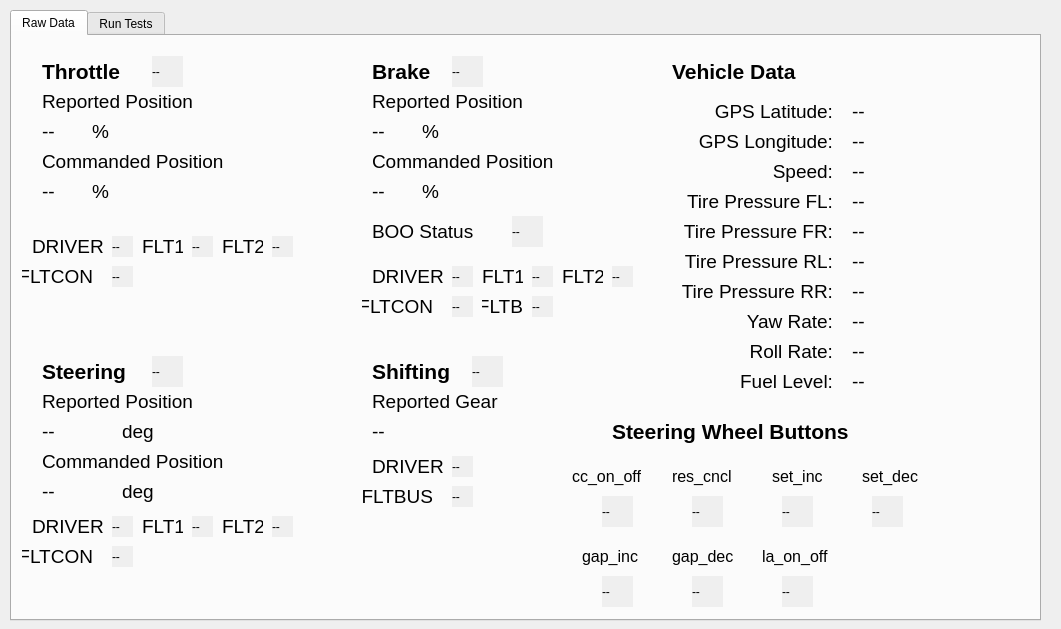
<?xml version="1.0" encoding="UTF-8"?>
<ui version="4.0">
 <class>Form</class>
 <widget class="QWidget" name="Form">
  <property name="geometry">
   <rect>
    <x>0</x>
    <y>0</y>
    <width>1061</width>
    <height>629</height>
   </rect>
  </property>
  <property name="windowTitle">
   <string>Dataspeed MKZ Validation Tool</string>
  </property>
  <widget class="QTabWidget" name="tabWidget">
   <property name="geometry">
    <rect>
     <x>10</x>
     <y>10</y>
     <width>1031</width>
     <height>611</height>
    </rect>
   </property>
   <property name="tabShape">
    <enum>QTabWidget::Rounded</enum>
   </property>
   <property name="currentIndex">
    <number>0</number>
   </property>
   <widget class="QWidget" name="tab_raw_data">
    <attribute name="title">
     <string>Raw Data</string>
    </attribute>
    <widget class="QLabel" name="label">
     <property name="geometry">
      <rect>
       <x>30</x>
       <y>20</y>
       <width>91</width>
       <height>31</height>
      </rect>
     </property>
     <property name="font">
      <font>
       <pointsize>16</pointsize>
       <weight>75</weight>
       <bold>true</bold>
      </font>
     </property>
     <property name="text">
      <string>Throttle</string>
     </property>
    </widget>
    <widget class="QLabel" name="label_2">
     <property name="geometry">
      <rect>
       <x>360</x>
       <y>20</y>
       <width>91</width>
       <height>31</height>
      </rect>
     </property>
     <property name="font">
      <font>
       <pointsize>16</pointsize>
       <weight>75</weight>
       <bold>true</bold>
      </font>
     </property>
     <property name="text">
      <string>Brake</string>
     </property>
    </widget>
    <widget class="QLabel" name="label_3">
     <property name="geometry">
      <rect>
       <x>30</x>
       <y>320</y>
       <width>91</width>
       <height>31</height>
      </rect>
     </property>
     <property name="font">
      <font>
       <pointsize>16</pointsize>
       <weight>75</weight>
       <bold>true</bold>
      </font>
     </property>
     <property name="text">
      <string>Steering</string>
     </property>
    </widget>
    <widget class="QLabel" name="label_4">
     <property name="geometry">
      <rect>
       <x>360</x>
       <y>320</y>
       <width>91</width>
       <height>31</height>
      </rect>
     </property>
     <property name="font">
      <font>
       <pointsize>16</pointsize>
       <weight>75</weight>
       <bold>true</bold>
      </font>
     </property>
     <property name="text">
      <string>Shifting</string>
     </property>
    </widget>
    <widget class="QLabel" name="label_6">
     <property name="geometry">
      <rect>
       <x>660</x>
       <y>20</y>
       <width>141</width>
       <height>31</height>
      </rect>
     </property>
     <property name="font">
      <font>
       <pointsize>16</pointsize>
       <weight>75</weight>
       <bold>true</bold>
      </font>
     </property>
     <property name="text">
      <string>Vehicle Data</string>
     </property>
    </widget>
    <widget class="QLabel" name="throttle_report_lbl">
     <property name="geometry">
      <rect>
       <x>30</x>
       <y>80</y>
       <width>51</width>
       <height>31</height>
      </rect>
     </property>
     <property name="font">
      <font>
       <pointsize>14</pointsize>
      </font>
     </property>
     <property name="text">
      <string>--</string>
     </property>
    </widget>
    <widget class="QLabel" name="label_8">
     <property name="geometry">
      <rect>
       <x>80</x>
       <y>80</y>
       <width>21</width>
       <height>31</height>
      </rect>
     </property>
     <property name="font">
      <font>
       <pointsize>14</pointsize>
      </font>
     </property>
     <property name="text">
      <string>%</string>
     </property>
    </widget>
    <widget class="QLabel" name="label_7">
     <property name="geometry">
      <rect>
       <x>30</x>
       <y>50</y>
       <width>161</width>
       <height>31</height>
      </rect>
     </property>
     <property name="font">
      <font>
       <pointsize>14</pointsize>
      </font>
     </property>
     <property name="text">
      <string>Reported Position</string>
     </property>
    </widget>
    <widget class="QLabel" name="label_9">
     <property name="geometry">
      <rect>
       <x>80</x>
       <y>140</y>
       <width>21</width>
       <height>31</height>
      </rect>
     </property>
     <property name="font">
      <font>
       <pointsize>14</pointsize>
      </font>
     </property>
     <property name="text">
      <string>%</string>
     </property>
    </widget>
    <widget class="QLabel" name="label_10">
     <property name="geometry">
      <rect>
       <x>30</x>
       <y>110</y>
       <width>191</width>
       <height>31</height>
      </rect>
     </property>
     <property name="font">
      <font>
       <pointsize>14</pointsize>
      </font>
     </property>
     <property name="text">
      <string>Commanded Position</string>
     </property>
    </widget>
    <widget class="QLabel" name="throttle_cmd_lbl">
     <property name="geometry">
      <rect>
       <x>30</x>
       <y>140</y>
       <width>51</width>
       <height>31</height>
      </rect>
     </property>
     <property name="font">
      <font>
       <pointsize>14</pointsize>
      </font>
     </property>
     <property name="text">
      <string>--</string>
     </property>
    </widget>
    <widget class="QLabel" name="label_11">
     <property name="geometry">
      <rect>
       <x>360</x>
       <y>110</y>
       <width>191</width>
       <height>31</height>
      </rect>
     </property>
     <property name="font">
      <font>
       <pointsize>14</pointsize>
      </font>
     </property>
     <property name="text">
      <string>Commanded Position</string>
     </property>
    </widget>
    <widget class="QLabel" name="label_12">
     <property name="geometry">
      <rect>
       <x>410</x>
       <y>80</y>
       <width>21</width>
       <height>31</height>
      </rect>
     </property>
     <property name="font">
      <font>
       <pointsize>14</pointsize>
      </font>
     </property>
     <property name="text">
      <string>%</string>
     </property>
    </widget>
    <widget class="QLabel" name="brake_cmd_lbl">
     <property name="geometry">
      <rect>
       <x>360</x>
       <y>140</y>
       <width>51</width>
       <height>31</height>
      </rect>
     </property>
     <property name="font">
      <font>
       <pointsize>14</pointsize>
      </font>
     </property>
     <property name="text">
      <string>--</string>
     </property>
    </widget>
    <widget class="QLabel" name="label_13">
     <property name="geometry">
      <rect>
       <x>410</x>
       <y>140</y>
       <width>21</width>
       <height>31</height>
      </rect>
     </property>
     <property name="font">
      <font>
       <pointsize>14</pointsize>
      </font>
     </property>
     <property name="text">
      <string>%</string>
     </property>
    </widget>
    <widget class="QLabel" name="label_14">
     <property name="geometry">
      <rect>
       <x>360</x>
       <y>50</y>
       <width>161</width>
       <height>31</height>
      </rect>
     </property>
     <property name="font">
      <font>
       <pointsize>14</pointsize>
      </font>
     </property>
     <property name="text">
      <string>Reported Position</string>
     </property>
    </widget>
    <widget class="QLabel" name="brake_report_lbl">
     <property name="geometry">
      <rect>
       <x>360</x>
       <y>80</y>
       <width>51</width>
       <height>31</height>
      </rect>
     </property>
     <property name="font">
      <font>
       <pointsize>14</pointsize>
      </font>
     </property>
     <property name="text">
      <string>--</string>
     </property>
    </widget>
    <widget class="QLabel" name="boo_led">
     <property name="geometry">
      <rect>
       <x>500</x>
       <y>180</y>
       <width>31</width>
       <height>31</height>
      </rect>
     </property>
     <property name="autoFillBackground">
      <bool>true</bool>
     </property>
     <property name="text">
      <string>--</string>
     </property>
     <property name="textFormat">
      <enum>Qt::PlainText</enum>
     </property>
    </widget>
    <widget class="QLabel" name="label_15">
     <property name="geometry">
      <rect>
       <x>360</x>
       <y>180</y>
       <width>101</width>
       <height>31</height>
      </rect>
     </property>
     <property name="font">
      <font>
       <pointsize>14</pointsize>
      </font>
     </property>
     <property name="text">
      <string>BOO Status</string>
     </property>
    </widget>
    <widget class="QLabel" name="label_16">
     <property name="geometry">
      <rect>
       <x>30</x>
       <y>410</y>
       <width>191</width>
       <height>31</height>
      </rect>
     </property>
     <property name="font">
      <font>
       <pointsize>14</pointsize>
      </font>
     </property>
     <property name="text">
      <string>Commanded Position</string>
     </property>
    </widget>
    <widget class="QLabel" name="steering_cmd_lbl">
     <property name="geometry">
      <rect>
       <x>30</x>
       <y>440</y>
       <width>61</width>
       <height>31</height>
      </rect>
     </property>
     <property name="font">
      <font>
       <pointsize>14</pointsize>
      </font>
     </property>
     <property name="text">
      <string>--</string>
     </property>
    </widget>
    <widget class="QLabel" name="label_17">
     <property name="geometry">
      <rect>
       <x>110</x>
       <y>380</y>
       <width>41</width>
       <height>31</height>
      </rect>
     </property>
     <property name="font">
      <font>
       <pointsize>14</pointsize>
      </font>
     </property>
     <property name="text">
      <string>deg</string>
     </property>
    </widget>
    <widget class="QLabel" name="label_18">
     <property name="geometry">
      <rect>
       <x>110</x>
       <y>440</y>
       <width>41</width>
       <height>31</height>
      </rect>
     </property>
     <property name="font">
      <font>
       <pointsize>14</pointsize>
      </font>
     </property>
     <property name="text">
      <string>deg</string>
     </property>
    </widget>
    <widget class="QLabel" name="label_19">
     <property name="geometry">
      <rect>
       <x>30</x>
       <y>350</y>
       <width>161</width>
       <height>31</height>
      </rect>
     </property>
     <property name="font">
      <font>
       <pointsize>14</pointsize>
      </font>
     </property>
     <property name="text">
      <string>Reported Position</string>
     </property>
    </widget>
    <widget class="QLabel" name="steering_report_lbl">
     <property name="geometry">
      <rect>
       <x>30</x>
       <y>380</y>
       <width>61</width>
       <height>31</height>
      </rect>
     </property>
     <property name="font">
      <font>
       <pointsize>14</pointsize>
      </font>
     </property>
     <property name="text">
      <string>--</string>
     </property>
    </widget>
    <widget class="QLabel" name="gear_report_lbl">
     <property name="geometry">
      <rect>
       <x>360</x>
       <y>380</y>
       <width>121</width>
       <height>31</height>
      </rect>
     </property>
     <property name="font">
      <font>
       <pointsize>14</pointsize>
      </font>
     </property>
     <property name="text">
      <string>--</string>
     </property>
    </widget>
    <widget class="QLabel" name="label_20">
     <property name="geometry">
      <rect>
       <x>360</x>
       <y>350</y>
       <width>161</width>
       <height>31</height>
      </rect>
     </property>
     <property name="font">
      <font>
       <pointsize>14</pointsize>
      </font>
     </property>
     <property name="text">
      <string>Reported Gear</string>
     </property>
    </widget>
    <widget class="QLabel" name="brake_led">
     <property name="geometry">
      <rect>
       <x>440</x>
       <y>20</y>
       <width>31</width>
       <height>31</height>
      </rect>
     </property>
     <property name="autoFillBackground">
      <bool>true</bool>
     </property>
     <property name="text">
      <string>--</string>
     </property>
     <property name="textFormat">
      <enum>Qt::PlainText</enum>
     </property>
    </widget>
    <widget class="QLabel" name="throttle_led">
     <property name="geometry">
      <rect>
       <x>140</x>
       <y>20</y>
       <width>31</width>
       <height>31</height>
      </rect>
     </property>
     <property name="autoFillBackground">
      <bool>true</bool>
     </property>
     <property name="text">
      <string>--</string>
     </property>
     <property name="textFormat">
      <enum>Qt::PlainText</enum>
     </property>
    </widget>
    <widget class="QLabel" name="steering_led">
     <property name="geometry">
      <rect>
       <x>140</x>
       <y>320</y>
       <width>31</width>
       <height>31</height>
      </rect>
     </property>
     <property name="autoFillBackground">
      <bool>true</bool>
     </property>
     <property name="text">
      <string>--</string>
     </property>
     <property name="textFormat">
      <enum>Qt::PlainText</enum>
     </property>
    </widget>
    <widget class="QLabel" name="gear_led">
     <property name="geometry">
      <rect>
       <x>460</x>
       <y>320</y>
       <width>31</width>
       <height>31</height>
      </rect>
     </property>
     <property name="autoFillBackground">
      <bool>true</bool>
     </property>
     <property name="text">
      <string>--</string>
     </property>
     <property name="textFormat">
      <enum>Qt::PlainText</enum>
     </property>
    </widget>
    <widget class="QLabel" name="label_21">
     <property name="geometry">
      <rect>
       <x>360</x>
       <y>220</y>
       <width>71</width>
       <height>41</height>
      </rect>
     </property>
     <property name="font">
      <font>
       <pointsize>14</pointsize>
      </font>
     </property>
     <property name="text">
      <string>DRIVER</string>
     </property>
    </widget>
    <widget class="QLabel" name="label_22">
     <property name="geometry">
      <rect>
       <x>470</x>
       <y>220</y>
       <width>41</width>
       <height>41</height>
      </rect>
     </property>
     <property name="font">
      <font>
       <pointsize>14</pointsize>
      </font>
     </property>
     <property name="text">
      <string>FLT1</string>
     </property>
    </widget>
    <widget class="QLabel" name="label_23">
     <property name="geometry">
      <rect>
       <x>550</x>
       <y>220</y>
       <width>41</width>
       <height>41</height>
      </rect>
     </property>
     <property name="font">
      <font>
       <pointsize>14</pointsize>
      </font>
     </property>
     <property name="text">
      <string>FLT2</string>
     </property>
    </widget>
    <widget class="QLabel" name="label_24">
     <property name="geometry">
      <rect>
       <x>350</x>
       <y>250</y>
       <width>71</width>
       <height>41</height>
      </rect>
     </property>
     <property name="font">
      <font>
       <pointsize>14</pointsize>
      </font>
     </property>
     <property name="text">
      <string>FLTCON</string>
     </property>
     <property name="alignment">
      <set>Qt::AlignRight|Qt::AlignTrailing|Qt::AlignVCenter</set>
     </property>
    </widget>
    <widget class="QLabel" name="brake_driver_led">
     <property name="geometry">
      <rect>
       <x>440</x>
       <y>230</y>
       <width>21</width>
       <height>21</height>
      </rect>
     </property>
     <property name="autoFillBackground">
      <bool>true</bool>
     </property>
     <property name="text">
      <string>--</string>
     </property>
     <property name="textFormat">
      <enum>Qt::PlainText</enum>
     </property>
    </widget>
    <widget class="QLabel" name="brake_flt1_led">
     <property name="geometry">
      <rect>
       <x>520</x>
       <y>230</y>
       <width>21</width>
       <height>21</height>
      </rect>
     </property>
     <property name="autoFillBackground">
      <bool>true</bool>
     </property>
     <property name="text">
      <string>--</string>
     </property>
     <property name="textFormat">
      <enum>Qt::PlainText</enum>
     </property>
    </widget>
    <widget class="QLabel" name="brake_flt2_led">
     <property name="geometry">
      <rect>
       <x>600</x>
       <y>230</y>
       <width>21</width>
       <height>21</height>
      </rect>
     </property>
     <property name="autoFillBackground">
      <bool>true</bool>
     </property>
     <property name="text">
      <string>--</string>
     </property>
     <property name="textFormat">
      <enum>Qt::PlainText</enum>
     </property>
    </widget>
    <widget class="QLabel" name="brake_fltcon_led">
     <property name="geometry">
      <rect>
       <x>440</x>
       <y>260</y>
       <width>21</width>
       <height>21</height>
      </rect>
     </property>
     <property name="autoFillBackground">
      <bool>true</bool>
     </property>
     <property name="text">
      <string>--</string>
     </property>
     <property name="textFormat">
      <enum>Qt::PlainText</enum>
     </property>
    </widget>
    <widget class="QLabel" name="label_25">
     <property name="geometry">
      <rect>
       <x>470</x>
       <y>250</y>
       <width>41</width>
       <height>41</height>
      </rect>
     </property>
     <property name="font">
      <font>
       <pointsize>14</pointsize>
      </font>
     </property>
     <property name="text">
      <string>FLTB</string>
     </property>
     <property name="alignment">
      <set>Qt::AlignRight|Qt::AlignTrailing|Qt::AlignVCenter</set>
     </property>
    </widget>
    <widget class="QLabel" name="brake_fltb_led">
     <property name="geometry">
      <rect>
       <x>520</x>
       <y>260</y>
       <width>21</width>
       <height>21</height>
      </rect>
     </property>
     <property name="autoFillBackground">
      <bool>true</bool>
     </property>
     <property name="text">
      <string>--</string>
     </property>
     <property name="textFormat">
      <enum>Qt::PlainText</enum>
     </property>
    </widget>
    <widget class="QLabel" name="label_26">
     <property name="geometry">
      <rect>
       <x>130</x>
       <y>190</y>
       <width>41</width>
       <height>41</height>
      </rect>
     </property>
     <property name="font">
      <font>
       <pointsize>14</pointsize>
      </font>
     </property>
     <property name="text">
      <string>FLT1</string>
     </property>
    </widget>
    <widget class="QLabel" name="throttle_flt2_led">
     <property name="geometry">
      <rect>
       <x>260</x>
       <y>200</y>
       <width>21</width>
       <height>21</height>
      </rect>
     </property>
     <property name="autoFillBackground">
      <bool>true</bool>
     </property>
     <property name="text">
      <string>--</string>
     </property>
     <property name="textFormat">
      <enum>Qt::PlainText</enum>
     </property>
    </widget>
    <widget class="QLabel" name="label_27">
     <property name="geometry">
      <rect>
       <x>20</x>
       <y>190</y>
       <width>71</width>
       <height>41</height>
      </rect>
     </property>
     <property name="font">
      <font>
       <pointsize>14</pointsize>
      </font>
     </property>
     <property name="text">
      <string>DRIVER</string>
     </property>
    </widget>
    <widget class="QLabel" name="throttle_fltcon_led">
     <property name="geometry">
      <rect>
       <x>100</x>
       <y>230</y>
       <width>21</width>
       <height>21</height>
      </rect>
     </property>
     <property name="autoFillBackground">
      <bool>true</bool>
     </property>
     <property name="text">
      <string>--</string>
     </property>
     <property name="textFormat">
      <enum>Qt::PlainText</enum>
     </property>
    </widget>
    <widget class="QLabel" name="throttle_driver_led">
     <property name="geometry">
      <rect>
       <x>100</x>
       <y>200</y>
       <width>21</width>
       <height>21</height>
      </rect>
     </property>
     <property name="autoFillBackground">
      <bool>true</bool>
     </property>
     <property name="text">
      <string>--</string>
     </property>
     <property name="textFormat">
      <enum>Qt::PlainText</enum>
     </property>
    </widget>
    <widget class="QLabel" name="throttle_flt1_led">
     <property name="geometry">
      <rect>
       <x>180</x>
       <y>200</y>
       <width>21</width>
       <height>21</height>
      </rect>
     </property>
     <property name="autoFillBackground">
      <bool>true</bool>
     </property>
     <property name="text">
      <string>--</string>
     </property>
     <property name="textFormat">
      <enum>Qt::PlainText</enum>
     </property>
    </widget>
    <widget class="QLabel" name="label_29">
     <property name="geometry">
      <rect>
       <x>210</x>
       <y>190</y>
       <width>41</width>
       <height>41</height>
      </rect>
     </property>
     <property name="font">
      <font>
       <pointsize>14</pointsize>
      </font>
     </property>
     <property name="text">
      <string>FLT2</string>
     </property>
    </widget>
    <widget class="QLabel" name="label_30">
     <property name="geometry">
      <rect>
       <x>10</x>
       <y>220</y>
       <width>71</width>
       <height>41</height>
      </rect>
     </property>
     <property name="font">
      <font>
       <pointsize>14</pointsize>
      </font>
     </property>
     <property name="text">
      <string>FLTCON</string>
     </property>
     <property name="alignment">
      <set>Qt::AlignRight|Qt::AlignTrailing|Qt::AlignVCenter</set>
     </property>
    </widget>
    <widget class="QLabel" name="label_28">
     <property name="geometry">
      <rect>
       <x>660</x>
       <y>60</y>
       <width>161</width>
       <height>31</height>
      </rect>
     </property>
     <property name="font">
      <font>
       <pointsize>14</pointsize>
      </font>
     </property>
     <property name="text">
      <string>GPS Latitude:</string>
     </property>
     <property name="alignment">
      <set>Qt::AlignRight|Qt::AlignTrailing|Qt::AlignVCenter</set>
     </property>
    </widget>
    <widget class="QLabel" name="label_31">
     <property name="geometry">
      <rect>
       <x>660</x>
       <y>90</y>
       <width>161</width>
       <height>31</height>
      </rect>
     </property>
     <property name="font">
      <font>
       <pointsize>14</pointsize>
      </font>
     </property>
     <property name="text">
      <string>GPS Longitude:</string>
     </property>
     <property name="alignment">
      <set>Qt::AlignRight|Qt::AlignTrailing|Qt::AlignVCenter</set>
     </property>
    </widget>
    <widget class="QLabel" name="label_32">
     <property name="geometry">
      <rect>
       <x>660</x>
       <y>120</y>
       <width>161</width>
       <height>31</height>
      </rect>
     </property>
     <property name="font">
      <font>
       <pointsize>14</pointsize>
      </font>
     </property>
     <property name="text">
      <string>Speed:</string>
     </property>
     <property name="alignment">
      <set>Qt::AlignRight|Qt::AlignTrailing|Qt::AlignVCenter</set>
     </property>
    </widget>
    <widget class="QLabel" name="label_33">
     <property name="geometry">
      <rect>
       <x>660</x>
       <y>150</y>
       <width>161</width>
       <height>31</height>
      </rect>
     </property>
     <property name="font">
      <font>
       <pointsize>14</pointsize>
      </font>
     </property>
     <property name="text">
      <string>Tire Pressure FL:</string>
     </property>
     <property name="alignment">
      <set>Qt::AlignRight|Qt::AlignTrailing|Qt::AlignVCenter</set>
     </property>
    </widget>
    <widget class="QLabel" name="label_34">
     <property name="geometry">
      <rect>
       <x>660</x>
       <y>180</y>
       <width>161</width>
       <height>31</height>
      </rect>
     </property>
     <property name="font">
      <font>
       <pointsize>14</pointsize>
      </font>
     </property>
     <property name="text">
      <string>Tire Pressure FR:</string>
     </property>
     <property name="alignment">
      <set>Qt::AlignRight|Qt::AlignTrailing|Qt::AlignVCenter</set>
     </property>
    </widget>
    <widget class="QLabel" name="label_35">
     <property name="geometry">
      <rect>
       <x>660</x>
       <y>210</y>
       <width>161</width>
       <height>31</height>
      </rect>
     </property>
     <property name="font">
      <font>
       <pointsize>14</pointsize>
      </font>
     </property>
     <property name="text">
      <string>Tire Pressure RL:</string>
     </property>
     <property name="alignment">
      <set>Qt::AlignRight|Qt::AlignTrailing|Qt::AlignVCenter</set>
     </property>
    </widget>
    <widget class="QLabel" name="label_36">
     <property name="geometry">
      <rect>
       <x>660</x>
       <y>240</y>
       <width>161</width>
       <height>31</height>
      </rect>
     </property>
     <property name="font">
      <font>
       <pointsize>14</pointsize>
      </font>
     </property>
     <property name="text">
      <string>Tire Pressure RR:</string>
     </property>
     <property name="alignment">
      <set>Qt::AlignRight|Qt::AlignTrailing|Qt::AlignVCenter</set>
     </property>
    </widget>
    <widget class="QLabel" name="label_37">
     <property name="geometry">
      <rect>
       <x>600</x>
       <y>380</y>
       <width>251</width>
       <height>31</height>
      </rect>
     </property>
     <property name="font">
      <font>
       <pointsize>16</pointsize>
       <weight>75</weight>
       <bold>true</bold>
      </font>
     </property>
     <property name="text">
      <string>Steering Wheel Buttons</string>
     </property>
    </widget>
    <widget class="QLabel" name="label_38">
     <property name="geometry">
      <rect>
       <x>760</x>
       <y>420</y>
       <width>51</width>
       <height>41</height>
      </rect>
     </property>
     <property name="font">
      <font>
       <pointsize>12</pointsize>
      </font>
     </property>
     <property name="text">
      <string>set_inc</string>
     </property>
    </widget>
    <widget class="QLabel" name="label_39">
     <property name="geometry">
      <rect>
       <x>850</x>
       <y>420</y>
       <width>61</width>
       <height>41</height>
      </rect>
     </property>
     <property name="font">
      <font>
       <pointsize>12</pointsize>
      </font>
     </property>
     <property name="text">
      <string>set_dec</string>
     </property>
    </widget>
    <widget class="QLabel" name="label_40">
     <property name="geometry">
      <rect>
       <x>570</x>
       <y>500</y>
       <width>61</width>
       <height>41</height>
      </rect>
     </property>
     <property name="font">
      <font>
       <pointsize>12</pointsize>
      </font>
     </property>
     <property name="text">
      <string>gap_inc</string>
     </property>
    </widget>
    <widget class="QLabel" name="label_41">
     <property name="geometry">
      <rect>
       <x>660</x>
       <y>500</y>
       <width>61</width>
       <height>41</height>
      </rect>
     </property>
     <property name="font">
      <font>
       <pointsize>12</pointsize>
      </font>
     </property>
     <property name="text">
      <string>gap_dec</string>
     </property>
    </widget>
    <widget class="QLabel" name="label_42">
     <property name="geometry">
      <rect>
       <x>750</x>
       <y>500</y>
       <width>71</width>
       <height>41</height>
      </rect>
     </property>
     <property name="font">
      <font>
       <pointsize>12</pointsize>
      </font>
     </property>
     <property name="text">
      <string>la_on_off</string>
     </property>
    </widget>
    <widget class="QLabel" name="set_inc_led">
     <property name="geometry">
      <rect>
       <x>770</x>
       <y>460</y>
       <width>31</width>
       <height>31</height>
      </rect>
     </property>
     <property name="autoFillBackground">
      <bool>true</bool>
     </property>
     <property name="text">
      <string>--</string>
     </property>
     <property name="textFormat">
      <enum>Qt::PlainText</enum>
     </property>
    </widget>
    <widget class="QLabel" name="set_dec_led">
     <property name="geometry">
      <rect>
       <x>860</x>
       <y>460</y>
       <width>31</width>
       <height>31</height>
      </rect>
     </property>
     <property name="autoFillBackground">
      <bool>true</bool>
     </property>
     <property name="text">
      <string>--</string>
     </property>
     <property name="textFormat">
      <enum>Qt::PlainText</enum>
     </property>
    </widget>
    <widget class="QLabel" name="gap_inc_led">
     <property name="geometry">
      <rect>
       <x>590</x>
       <y>540</y>
       <width>31</width>
       <height>31</height>
      </rect>
     </property>
     <property name="autoFillBackground">
      <bool>true</bool>
     </property>
     <property name="text">
      <string>--</string>
     </property>
     <property name="textFormat">
      <enum>Qt::PlainText</enum>
     </property>
    </widget>
    <widget class="QLabel" name="gap_dec_led">
     <property name="geometry">
      <rect>
       <x>680</x>
       <y>540</y>
       <width>31</width>
       <height>31</height>
      </rect>
     </property>
     <property name="autoFillBackground">
      <bool>true</bool>
     </property>
     <property name="text">
      <string>--</string>
     </property>
     <property name="textFormat">
      <enum>Qt::PlainText</enum>
     </property>
    </widget>
    <widget class="QLabel" name="la_on_off_led">
     <property name="geometry">
      <rect>
       <x>770</x>
       <y>540</y>
       <width>31</width>
       <height>31</height>
      </rect>
     </property>
     <property name="autoFillBackground">
      <bool>true</bool>
     </property>
     <property name="text">
      <string>--</string>
     </property>
     <property name="textFormat">
      <enum>Qt::PlainText</enum>
     </property>
    </widget>
    <widget class="QLabel" name="res_cncl_led">
     <property name="geometry">
      <rect>
       <x>680</x>
       <y>460</y>
       <width>31</width>
       <height>31</height>
      </rect>
     </property>
     <property name="autoFillBackground">
      <bool>true</bool>
     </property>
     <property name="text">
      <string>--</string>
     </property>
     <property name="textFormat">
      <enum>Qt::PlainText</enum>
     </property>
    </widget>
    <widget class="QLabel" name="label_43">
     <property name="geometry">
      <rect>
       <x>660</x>
       <y>420</y>
       <width>61</width>
       <height>41</height>
      </rect>
     </property>
     <property name="font">
      <font>
       <pointsize>12</pointsize>
      </font>
     </property>
     <property name="text">
      <string>res_cncl</string>
     </property>
    </widget>
    <widget class="QLabel" name="on_off_led">
     <property name="geometry">
      <rect>
       <x>590</x>
       <y>460</y>
       <width>31</width>
       <height>31</height>
      </rect>
     </property>
     <property name="autoFillBackground">
      <bool>true</bool>
     </property>
     <property name="text">
      <string>--</string>
     </property>
     <property name="textFormat">
      <enum>Qt::PlainText</enum>
     </property>
    </widget>
    <widget class="QLabel" name="label_44">
     <property name="geometry">
      <rect>
       <x>560</x>
       <y>420</y>
       <width>81</width>
       <height>41</height>
      </rect>
     </property>
     <property name="font">
      <font>
       <pointsize>12</pointsize>
      </font>
     </property>
     <property name="text">
      <string>cc_on_off</string>
     </property>
    </widget>
    <widget class="QLabel" name="lat_lbl">
     <property name="geometry">
      <rect>
       <x>840</x>
       <y>60</y>
       <width>161</width>
       <height>31</height>
      </rect>
     </property>
     <property name="font">
      <font>
       <pointsize>14</pointsize>
      </font>
     </property>
     <property name="text">
      <string>--</string>
     </property>
     <property name="alignment">
      <set>Qt::AlignLeading|Qt::AlignLeft|Qt::AlignVCenter</set>
     </property>
    </widget>
    <widget class="QLabel" name="lon_lbl">
     <property name="geometry">
      <rect>
       <x>840</x>
       <y>90</y>
       <width>161</width>
       <height>31</height>
      </rect>
     </property>
     <property name="font">
      <font>
       <pointsize>14</pointsize>
      </font>
     </property>
     <property name="text">
      <string>--</string>
     </property>
     <property name="alignment">
      <set>Qt::AlignLeading|Qt::AlignLeft|Qt::AlignVCenter</set>
     </property>
    </widget>
    <widget class="QLabel" name="speed_lbl">
     <property name="geometry">
      <rect>
       <x>840</x>
       <y>120</y>
       <width>161</width>
       <height>31</height>
      </rect>
     </property>
     <property name="font">
      <font>
       <pointsize>14</pointsize>
      </font>
     </property>
     <property name="text">
      <string>--</string>
     </property>
     <property name="alignment">
      <set>Qt::AlignLeading|Qt::AlignLeft|Qt::AlignVCenter</set>
     </property>
    </widget>
    <widget class="QLabel" name="fl_pressure_lbl">
     <property name="geometry">
      <rect>
       <x>840</x>
       <y>150</y>
       <width>161</width>
       <height>31</height>
      </rect>
     </property>
     <property name="font">
      <font>
       <pointsize>14</pointsize>
      </font>
     </property>
     <property name="text">
      <string>--</string>
     </property>
     <property name="alignment">
      <set>Qt::AlignLeading|Qt::AlignLeft|Qt::AlignVCenter</set>
     </property>
    </widget>
    <widget class="QLabel" name="fr_pressure_lbl">
     <property name="geometry">
      <rect>
       <x>840</x>
       <y>180</y>
       <width>161</width>
       <height>31</height>
      </rect>
     </property>
     <property name="font">
      <font>
       <pointsize>14</pointsize>
      </font>
     </property>
     <property name="text">
      <string>--</string>
     </property>
     <property name="alignment">
      <set>Qt::AlignLeading|Qt::AlignLeft|Qt::AlignVCenter</set>
     </property>
    </widget>
    <widget class="QLabel" name="rl_pressure_lbl">
     <property name="geometry">
      <rect>
       <x>840</x>
       <y>210</y>
       <width>161</width>
       <height>31</height>
      </rect>
     </property>
     <property name="font">
      <font>
       <pointsize>14</pointsize>
      </font>
     </property>
     <property name="text">
      <string>--</string>
     </property>
     <property name="alignment">
      <set>Qt::AlignLeading|Qt::AlignLeft|Qt::AlignVCenter</set>
     </property>
    </widget>
    <widget class="QLabel" name="rr_pressure_lbl">
     <property name="geometry">
      <rect>
       <x>840</x>
       <y>240</y>
       <width>161</width>
       <height>31</height>
      </rect>
     </property>
     <property name="font">
      <font>
       <pointsize>14</pointsize>
      </font>
     </property>
     <property name="text">
      <string>--</string>
     </property>
     <property name="alignment">
      <set>Qt::AlignLeading|Qt::AlignLeft|Qt::AlignVCenter</set>
     </property>
    </widget>
    <widget class="QLabel" name="label_45">
     <property name="geometry">
      <rect>
       <x>660</x>
       <y>270</y>
       <width>161</width>
       <height>31</height>
      </rect>
     </property>
     <property name="font">
      <font>
       <pointsize>14</pointsize>
      </font>
     </property>
     <property name="text">
      <string>Yaw Rate:</string>
     </property>
     <property name="alignment">
      <set>Qt::AlignRight|Qt::AlignTrailing|Qt::AlignVCenter</set>
     </property>
    </widget>
    <widget class="QLabel" name="yaw_rate_lbl">
     <property name="geometry">
      <rect>
       <x>840</x>
       <y>270</y>
       <width>161</width>
       <height>31</height>
      </rect>
     </property>
     <property name="font">
      <font>
       <pointsize>14</pointsize>
      </font>
     </property>
     <property name="text">
      <string>--</string>
     </property>
     <property name="alignment">
      <set>Qt::AlignLeading|Qt::AlignLeft|Qt::AlignVCenter</set>
     </property>
    </widget>
    <widget class="QLabel" name="label_46">
     <property name="geometry">
      <rect>
       <x>660</x>
       <y>300</y>
       <width>161</width>
       <height>31</height>
      </rect>
     </property>
     <property name="font">
      <font>
       <pointsize>14</pointsize>
      </font>
     </property>
     <property name="text">
      <string>Roll Rate:</string>
     </property>
     <property name="alignment">
      <set>Qt::AlignRight|Qt::AlignTrailing|Qt::AlignVCenter</set>
     </property>
    </widget>
    <widget class="QLabel" name="roll_rate_lbl">
     <property name="geometry">
      <rect>
       <x>840</x>
       <y>300</y>
       <width>161</width>
       <height>31</height>
      </rect>
     </property>
     <property name="font">
      <font>
       <pointsize>14</pointsize>
      </font>
     </property>
     <property name="text">
      <string>--</string>
     </property>
     <property name="alignment">
      <set>Qt::AlignLeading|Qt::AlignLeft|Qt::AlignVCenter</set>
     </property>
    </widget>
    <widget class="QLabel" name="label_47">
     <property name="geometry">
      <rect>
       <x>660</x>
       <y>330</y>
       <width>161</width>
       <height>31</height>
      </rect>
     </property>
     <property name="font">
      <font>
       <pointsize>14</pointsize>
      </font>
     </property>
     <property name="text">
      <string>Fuel Level:</string>
     </property>
     <property name="alignment">
      <set>Qt::AlignRight|Qt::AlignTrailing|Qt::AlignVCenter</set>
     </property>
    </widget>
    <widget class="QLabel" name="fuel_lbl">
     <property name="geometry">
      <rect>
       <x>840</x>
       <y>330</y>
       <width>161</width>
       <height>31</height>
      </rect>
     </property>
     <property name="font">
      <font>
       <pointsize>14</pointsize>
      </font>
     </property>
     <property name="text">
      <string>--</string>
     </property>
     <property name="alignment">
      <set>Qt::AlignLeading|Qt::AlignLeft|Qt::AlignVCenter</set>
     </property>
    </widget>
    <widget class="QLabel" name="label_48">
     <property name="geometry">
      <rect>
       <x>130</x>
       <y>470</y>
       <width>41</width>
       <height>41</height>
      </rect>
     </property>
     <property name="font">
      <font>
       <pointsize>14</pointsize>
      </font>
     </property>
     <property name="text">
      <string>FLT1</string>
     </property>
    </widget>
    <widget class="QLabel" name="steering_flt2_led">
     <property name="geometry">
      <rect>
       <x>260</x>
       <y>480</y>
       <width>21</width>
       <height>21</height>
      </rect>
     </property>
     <property name="autoFillBackground">
      <bool>true</bool>
     </property>
     <property name="text">
      <string>--</string>
     </property>
     <property name="textFormat">
      <enum>Qt::PlainText</enum>
     </property>
    </widget>
    <widget class="QLabel" name="label_49">
     <property name="geometry">
      <rect>
       <x>210</x>
       <y>470</y>
       <width>41</width>
       <height>41</height>
      </rect>
     </property>
     <property name="font">
      <font>
       <pointsize>14</pointsize>
      </font>
     </property>
     <property name="text">
      <string>FLT2</string>
     </property>
    </widget>
    <widget class="QLabel" name="steering_flt1_led">
     <property name="geometry">
      <rect>
       <x>180</x>
       <y>480</y>
       <width>21</width>
       <height>21</height>
      </rect>
     </property>
     <property name="autoFillBackground">
      <bool>true</bool>
     </property>
     <property name="text">
      <string>--</string>
     </property>
     <property name="textFormat">
      <enum>Qt::PlainText</enum>
     </property>
    </widget>
    <widget class="QLabel" name="label_50">
     <property name="geometry">
      <rect>
       <x>10</x>
       <y>500</y>
       <width>71</width>
       <height>41</height>
      </rect>
     </property>
     <property name="font">
      <font>
       <pointsize>14</pointsize>
      </font>
     </property>
     <property name="text">
      <string>FLTCON</string>
     </property>
     <property name="alignment">
      <set>Qt::AlignRight|Qt::AlignTrailing|Qt::AlignVCenter</set>
     </property>
    </widget>
    <widget class="QLabel" name="steering_driver_led">
     <property name="geometry">
      <rect>
       <x>100</x>
       <y>480</y>
       <width>21</width>
       <height>21</height>
      </rect>
     </property>
     <property name="autoFillBackground">
      <bool>true</bool>
     </property>
     <property name="text">
      <string>--</string>
     </property>
     <property name="textFormat">
      <enum>Qt::PlainText</enum>
     </property>
    </widget>
    <widget class="QLabel" name="steering_fltcon_led">
     <property name="geometry">
      <rect>
       <x>100</x>
       <y>510</y>
       <width>21</width>
       <height>21</height>
      </rect>
     </property>
     <property name="autoFillBackground">
      <bool>true</bool>
     </property>
     <property name="text">
      <string>--</string>
     </property>
     <property name="textFormat">
      <enum>Qt::PlainText</enum>
     </property>
    </widget>
    <widget class="QLabel" name="label_51">
     <property name="geometry">
      <rect>
       <x>20</x>
       <y>470</y>
       <width>71</width>
       <height>41</height>
      </rect>
     </property>
     <property name="font">
      <font>
       <pointsize>14</pointsize>
      </font>
     </property>
     <property name="text">
      <string>DRIVER</string>
     </property>
    </widget>
    <widget class="QLabel" name="label_52">
     <property name="geometry">
      <rect>
       <x>350</x>
       <y>440</y>
       <width>71</width>
       <height>41</height>
      </rect>
     </property>
     <property name="font">
      <font>
       <pointsize>14</pointsize>
      </font>
     </property>
     <property name="text">
      <string>FLTBUS</string>
     </property>
     <property name="alignment">
      <set>Qt::AlignRight|Qt::AlignTrailing|Qt::AlignVCenter</set>
     </property>
    </widget>
    <widget class="QLabel" name="label_53">
     <property name="geometry">
      <rect>
       <x>360</x>
       <y>410</y>
       <width>71</width>
       <height>41</height>
      </rect>
     </property>
     <property name="font">
      <font>
       <pointsize>14</pointsize>
      </font>
     </property>
     <property name="text">
      <string>DRIVER</string>
     </property>
    </widget>
    <widget class="QLabel" name="gear_driver_led">
     <property name="geometry">
      <rect>
       <x>440</x>
       <y>420</y>
       <width>21</width>
       <height>21</height>
      </rect>
     </property>
     <property name="autoFillBackground">
      <bool>true</bool>
     </property>
     <property name="text">
      <string>--</string>
     </property>
     <property name="textFormat">
      <enum>Qt::PlainText</enum>
     </property>
    </widget>
    <widget class="QLabel" name="gear_fltbus_led">
     <property name="geometry">
      <rect>
       <x>440</x>
       <y>450</y>
       <width>21</width>
       <height>21</height>
      </rect>
     </property>
     <property name="autoFillBackground">
      <bool>true</bool>
     </property>
     <property name="text">
      <string>--</string>
     </property>
     <property name="textFormat">
      <enum>Qt::PlainText</enum>
     </property>
    </widget>
   </widget>
   <widget class="QWidget" name="tab_tests">
    <attribute name="title">
     <string>Run Tests</string>
    </attribute>
   </widget>
  </widget>
 </widget>
 <resources/>
 <connections/>
</ui>
